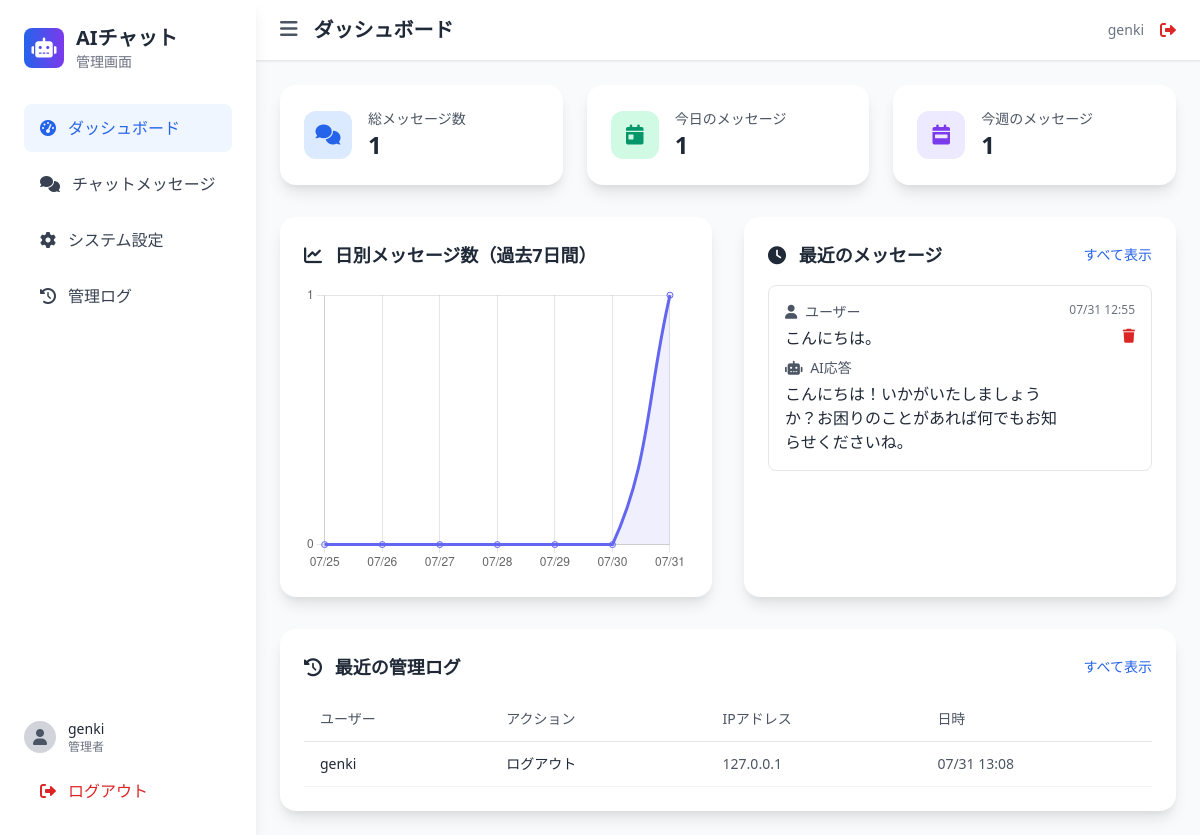
The page /panel/dashboard/ (signed in) on the database its author committed.
### chat/models.py (models this page shows, shortened)
class ChatMessage(models.Model):
    user_message = models.TextField(verbose_name='ユーザーメッセージ')
    ai_response = models.TextField(verbose_name='AI応答')
    created_at = models.DateTimeField(auto_now_add=True, verbose_name='作成日時')
    class Meta:
        verbose_name = 'チャットメッセージ'
        verbose_name_plural = 'チャットメッセージ'
        ordering = ['-created_at']

### admin_panel/models.py (models this page shows, shortened)
class AdminLog(models.Model):
    user = models.ForeignKey(User, on_delete=models.CASCADE, verbose_name='ユーザー')
    action = models.CharField(max_length=100, verbose_name='アクション')
    details = models.TextField(blank=True, verbose_name='詳細')
    ip_address = models.GenericIPAddressField(verbose_name='IPアドレス')
    created_at = models.DateTimeField(auto_now_add=True, verbose_name='作成日時')
    class Meta:
        verbose_name = '管理ログ'
        verbose_name_plural = '管理ログ'
        ordering = ['-created_at']

### admin_panel/views.py (the view)
# urls.py: path('dashboard/', views.dashboard, name='dashboard'),
@login_required
def dashboard(request):
    total_messages = ChatMessage.objects.count()
    today_messages = ChatMessage.objects.filter(
        created_at__date=timezone.now().date()
    ).count()
    week_messages = ChatMessage.objects.filter(
        created_at__gte=timezone.now() - timedelta(days=7)
    ).count()
    recent_messages = ChatMessage.objects.order_by('-created_at')[:10]
    recent_logs = AdminLog.objects.order_by('-created_at')[:5]
    daily_stats = []
    for i in range(7):
        date = timezone.now().date() - timedelta(days=i)
        count = ChatMessage.objects.filter(created_at__date=date).count()
        daily_stats.append({
            'date': date.strftime('%m/%d'),
            'count': count
        })
    daily_stats.reverse()
    context = {
        'total_messages': total_messages,
        'today_messages': today_messages,
        'week_messages': week_messages,
        'recent_messages': recent_messages,
        'recent_logs': recent_logs,
        'daily_stats': daily_stats,
    }
    return render(request, 'admin_panel/dashboard.html', context)

### templates/admin_panel/dashboard.html (shortened to what this page needs)
{% extends 'admin_panel/base.html' %}
{% block page_title %}ダッシュボード{% endblock %}
{% block content %}
<div class="grid grid-cols-1 md:grid-cols-3 gap-6 mb-8">
    <div class="card bg-white rounded-2xl p-6 shadow-lg">
        <div class="flex items-center">
            <div class="w-12 h-12 bg-blue-100 rounded-xl flex items-center justify-center mr-4">
                <i class="fas fa-comments text-blue-600 text-xl"></i>
            </div>
            <div>
                <p class="text-sm text-gray-600">総メッセージ数</p>
                <p class="text-2xl font-bold text-gray-800">{{ total_messages }}</p>
            </div>
        </div>
    </div>
    <div class="card bg-white rounded-2xl p-6 shadow-lg">
        <div class="flex items-center">
            <div class="w-12 h-12 bg-green-100 rounded-xl flex items-center justify-center mr-4">
                <i class="fas fa-calendar-day text-green-600 text-xl"></i>
            </div>
            <div>
                <p class="text-sm text-gray-600">今日のメッセージ</p>
                <p class="text-2xl font-bold text-gray-800">{{ today_messages }}</p>
            </div>
        </div>
    </div>
    <div class="card bg-white rounded-2xl p-6 shadow-lg">
        <div class="flex items-center">
            <div class="w-12 h-12 bg-purple-100 rounded-xl flex items-center justify-center mr-4">
                <i class="fas fa-calendar-week text-purple-600 text-xl"></i>
            </div>
            <div>
                <p class="text-sm text-gray-600">今週のメッセージ</p>
                <p class="text-2xl font-bold text-gray-800">{{ week_messages }}</p>
            </div>
        </div>
    </div>
</div>
<div class="grid grid-cols-1 lg:grid-cols-2 gap-8">
    <div class="card bg-white rounded-2xl p-6 shadow-lg">
        <h3 class="text-lg font-semibold text-gray-800 mb-4">
            <i class="fas fa-chart-line mr-2"></i>
            日別メッセージ数（過去7日間）
        </h3>
        <canvas id="messageChart" width="400" height="200"></canvas>
    </div>
    <div class="card bg-white rounded-2xl p-6 shadow-lg">
        <div class="flex items-center justify-between mb-4">
            <h3 class="text-lg font-semibold text-gray-800">
                <i class="fas fa-clock mr-2"></i>
                最近のメッセージ
            </h3>
            <a href="{% url 'admin_panel:chat_messages' %}" class="text-blue-600 hover:text-blue-800 text-sm">
                すべて表示
            </a>
        </div>
        <div class="space-y-4">
            {% for message in recent_messages %}
            <div class="border border-gray-200 rounded-lg p-4">
                <div class="flex items-start justify-between">
                    <div class="flex-1">
                        <p class="text-sm text-gray-600 mb-1">
                            <i class="fas fa-user mr-1"></i>
                            ユーザー
                        </p>
                        <p class="text-gray-800 mb-2">{{ message.user_message|truncatechars:50 }}</p>
                        <p class="text-sm text-gray-600 mb-1">
                            <i class="fas fa-robot mr-1"></i>
                            AI応答
                        </p>
                        <p class="text-gray-800">{{ message.ai_response|truncatechars:50 }}</p>
                    </div>
                    <div class="text-right">
                        <p class="text-xs text-gray-500">{{ message.created_at|date:"m/d H:i" }}</p>
                        <button
                            onclick="deleteMessage({{ message.id }})"
                            class="mt-2 text-red-600 hover:text-red-800 text-sm"
                        >
                            <i class="fas fa-trash"></i>
                        </button>
                    </div>
                </div>
            </div>
            {% empty %}
            <p class="text-gray-500 text-center py-4">メッセージがありません</p>
            {% endfor %}
        </div>
    </div>
</div>
<div class="card bg-white rounded-2xl p-6 shadow-lg mt-8">
    <div class="flex items-center justify-between mb-4">
        <h3 class="text-lg font-semibold text-gray-800">
            <i class="fas fa-history mr-2"></i>
            最近の管理ログ
        </h3>
        <a href="{% url 'admin_panel:admin_logs' %}" class="text-blue-600 hover:text-blue-800 text-sm">
            すべて表示
        </a>
    </div>
    <div class="overflow-x-auto">
        <table class="w-full">
            <thead>
                <tr class="border-b border-gray-200">
                    <th class="text-left py-3 px-4 text-sm font-medium text-gray-600">ユーザー</th>
                    <th class="text-left py-3 px-4 text-sm font-medium text-gray-600">アクション</th>
                    <th class="text-left py-3 px-4 text-sm font-medium text-gray-600">IPアドレス</th>
                    <th class="text-left py-3 px-4 text-sm font-medium text-gray-600">日時</th>
                </tr>
            </thead>
            <tbody>
                {% for log in recent_logs %}
                <tr class="border-b border-gray-100">
                    <td class="py-3 px-4 text-sm text-gray-800">{{ log.user.username }}</td>
                    <td class="py-3 px-4 text-sm text-gray-800">{{ log.action }}</td>
                    <td class="py-3 px-4 text-sm text-gray-600">{{ log.ip_address }}</td>
                    <td class="py-3 px-4 text-sm text-gray-600">{{ log.created_at|date:"m/d H:i" }}</td>
                </tr>
                {% empty %}
                <tr>
                    <td colspan="4" class="py-4 px-4 text-center text-gray-500">ログがありません</td>
                </tr>
                {% endfor %}
            </tbody>
        </table>
    </div>
</div>
{% endblock %}
{% block extra_js %}
<script>
// チャートの描画
const ctx = document.getElementById('messageChart').getContext('2d');
const messageChart = new Chart(ctx, {
    type: 'line',
    data: {
        labels: [{% for stat in daily_stats %}'{{ stat.date }}'{% if not forloop.last %}, {% endif %}{% endfor %}],
        datasets: [{
            label: 'メッセージ数',
            data: [{% for stat in daily_stats %}{{ stat.count }}{% if not forloop.last %}, {% endif %}{% endfor %}],
            borderColor: 'rgb(99, 102, 241)',
            backgroundColor: 'rgba(99, 102, 241, 0.1)',
            tension: 0.4,
            fill: true
        }]
    },
    options: {
        responsive: true,
        maintainAspectRatio: false,
        plugins: {
            legend: {
                display: false
            }
        },
        scales: {
            y: {
                beginAtZero: true,
                ticks: {
                    stepSize: 1
                }
            }
        }
    }
});
// メッセージ削除機能
function deleteMessage(messageId) {
    if (confirm('このメッセージを削除しますか？')) {
        fetch(`/panel/messages/delete/${messageId}/`, {
            method: 'POST',
            headers: {
                'X-CSRFToken': document.querySelector('[name=csrfmiddlewaretoken]').value,
                'Content-Type': 'application/json',
            },
        })
        .then(response => response.json())
        .then(data => {
            if (data.status === 'success') {
                location.reload();
            } else {
                alert('削除に失敗しました');
            }
        })
        .catch(error => {
            console.error('Error:', error);
            alert('削除に失敗しました');
        });
    }
}
</script>
{% endblock %}

### templates/admin_panel/base.html (shortened to what this page needs)
<!DOCTYPE html>
<html lang="ja">
<head>
    <link href="https://cdn.jsdelivr.net/npm/tailwindcss@2.2.19/dist/tailwind.min.css" rel="stylesheet">
    <link href="https://cdnjs.cloudflare.com/ajax/libs/font-awesome/6.0.0/css/all.min.css" rel="stylesheet">
</head>
<body class="bg-gray-50">
    {% if user.is_authenticated %}
    <div id="sidebar" class="sidebar fixed left-0 top-0 h-full w-64 bg-white shadow-lg z-50">
        <div class="p-6">
            <div class="flex items-center mb-8">
                <div class="w-10 h-10 bg-gradient-to-r from-blue-600 to-purple-600 rounded-lg flex items-center justify-center mr-3">
                    <i class="fas fa-robot text-white text-xl"></i>
                </div>
                <div>
                    <h1 class="text-xl font-bold text-gray-800">AIチャット</h1>
                    <p class="text-sm text-gray-500">管理画面</p>
                </div>
            </div>
            <nav class="space-y-2">
                <a href="{% url 'admin_panel:dashboard' %}" class="flex items-center px-4 py-3 text-gray-700 hover:bg-blue-50 hover:text-blue-600 rounded-lg transition duration-200 {% if request.resolver_match.url_name == 'dashboard' %}bg-blue-50 text-blue-600{% endif %}">
                    <i class="fas fa-tachometer-alt mr-3"></i>
                    ダッシュボード
                </a>
                <a href="{% url 'admin_panel:chat_messages' %}" class="flex items-center px-4 py-3 text-gray-700 hover:bg-blue-50 hover:text-blue-600 rounded-lg transition duration-200 ">
                    <i class="fas fa-comments mr-3"></i>
                    チャットメッセージ
                </a>
                <a href="{% url 'admin_panel:system_settings' %}" class="flex items-center px-4 py-3 text-gray-700 hover:bg-blue-50 hover:text-blue-600 rounded-lg transition duration-200 ">
                    <i class="fas fa-cog mr-3"></i>
                    システム設定
                </a>
                <a href="{% url 'admin_panel:admin_logs' %}" class="flex items-center px-4 py-3 text-gray-700 hover:bg-blue-50 hover:text-blue-600 rounded-lg transition duration-200 ">
                    <i class="fas fa-history mr-3"></i>
                    管理ログ
                </a>
            </nav>
        </div>
        <div class="absolute bottom-0 left-0 right-0 p-6">
            <div class="flex items-center mb-4">
                <div class="w-8 h-8 bg-gray-300 rounded-full flex items-center justify-center mr-3">
                    <i class="fas fa-user text-gray-600"></i>
                </div>
                <div>
                    <p class="text-sm font-medium text-gray-800">{{ user.username }}</p>
                    <p class="text-xs text-gray-500">管理者</p>
                </div>
            </div>
            <a href="{% url 'admin_panel:logout' %}" class="flex items-center px-4 py-2 text-red-600 hover:bg-red-50 rounded-lg transition duration-200">
                <i class="fas fa-sign-out-alt mr-3"></i>
                ログアウト
            </a>
        </div>
    </div>
    <div id="main-content" class="main-content ml-64 min-h-screen">
        <header class="bg-white shadow-sm border-b border-gray-200">
            <div class="flex items-center justify-between px-6 py-4">
                <div class="flex items-center">
                    <button id="sidebar-toggle" class="text-gray-600 hover:text-gray-800 mr-4">
                        <i class="fas fa-bars text-xl"></i>
                    </button>
                    <h2 class="text-xl font-semibold text-gray-800">{% block page_title %}ダッシュボード{% endblock %}</h2>
                </div>
                <div class="flex items-center space-x-4">
                    <span class="text-sm text-gray-500">{{ user.username }}</span>
                    <a href="{% url 'admin_panel:logout' %}" class="text-red-600 hover:text-red-800">
                        <i class="fas fa-sign-out-alt"></i>
                    </a>
                </div>
            </div>
        </header>
        <main class="p-6">
            {% block content %}{% endblock %}
        </main>
    </div>
    {% else %}
    {% block login_content %}{% endblock %}
    {% endif %}
    {% block extra_js %}{% endblock %}
</body>
</html>

### templates/admin_panel/base.html (style rules this page uses)
.sidebar { transition: transform 0.3s ease; }
.main-content { transition: margin-left 0.3s ease; }
.card { transition: transform 0.3s ease, box-shadow 0.3s ease; }

### rows shown on the page
ChatMessage: user_message "こんにちは。", ai_response "こんにちは！いかがいたしましょうか？お困りのことがあれば何でもお知らせくださいね。", created_at "07/31 12:55"
AdminLog: user.username "genki", action "ログアウト", ip_address "127.0.0.1", created_at "07/31 13:08"

### other values the page prints
{{ user.username }} "genki"
{{ total_messages }} "1"
{{ today_messages }} "1"
{{ week_messages }} "1"
chart data {{ stat.date }} 07/25, 07/26, 07/27, 07/28, 07/29, 07/30, 07/31
chart data {{ stat.count }} 0, 0, 0, 0, 0, 0, 1
